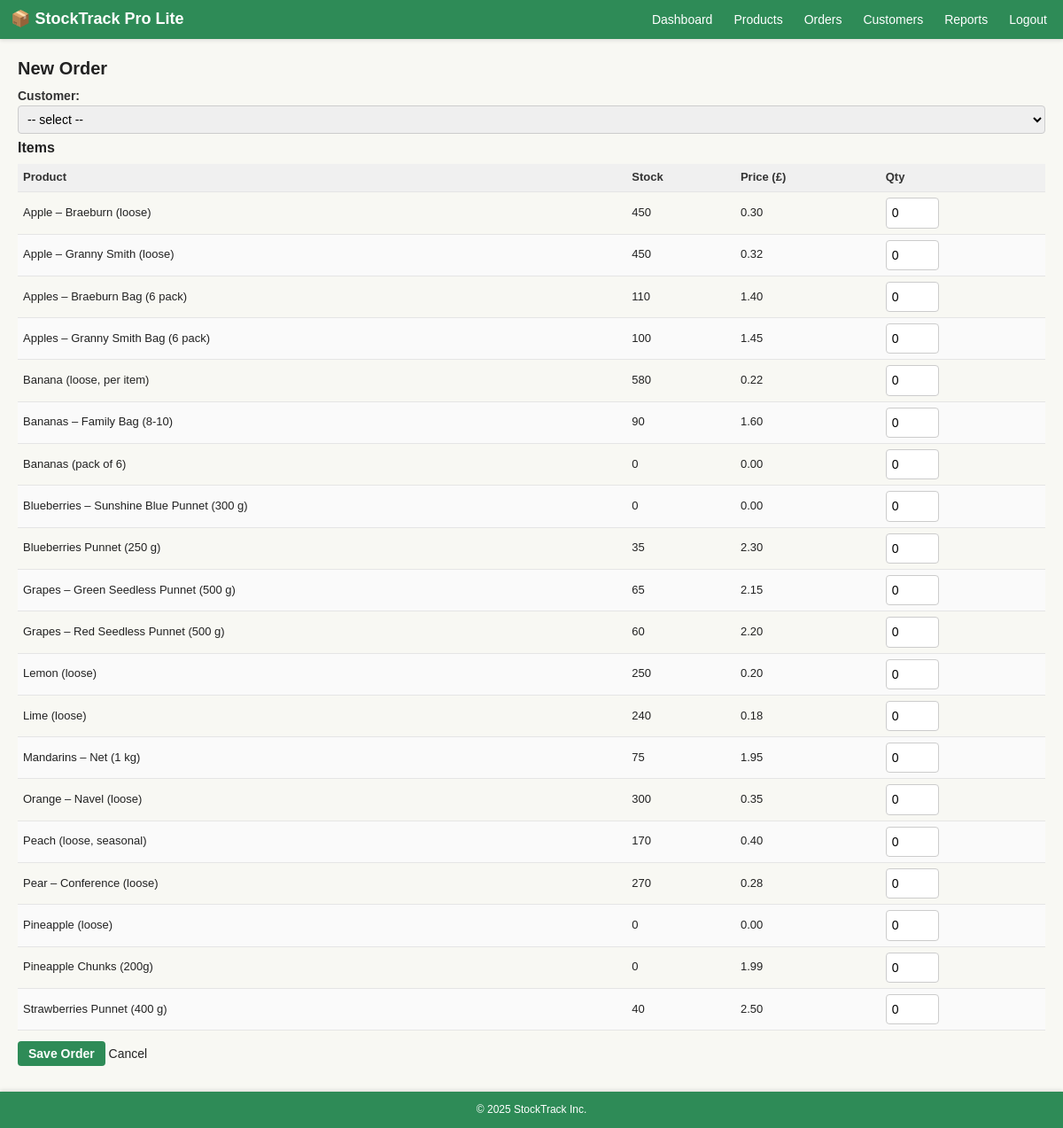
The page /StockTrackProLite/order_new.php (signed in) on the database as committed earlier.
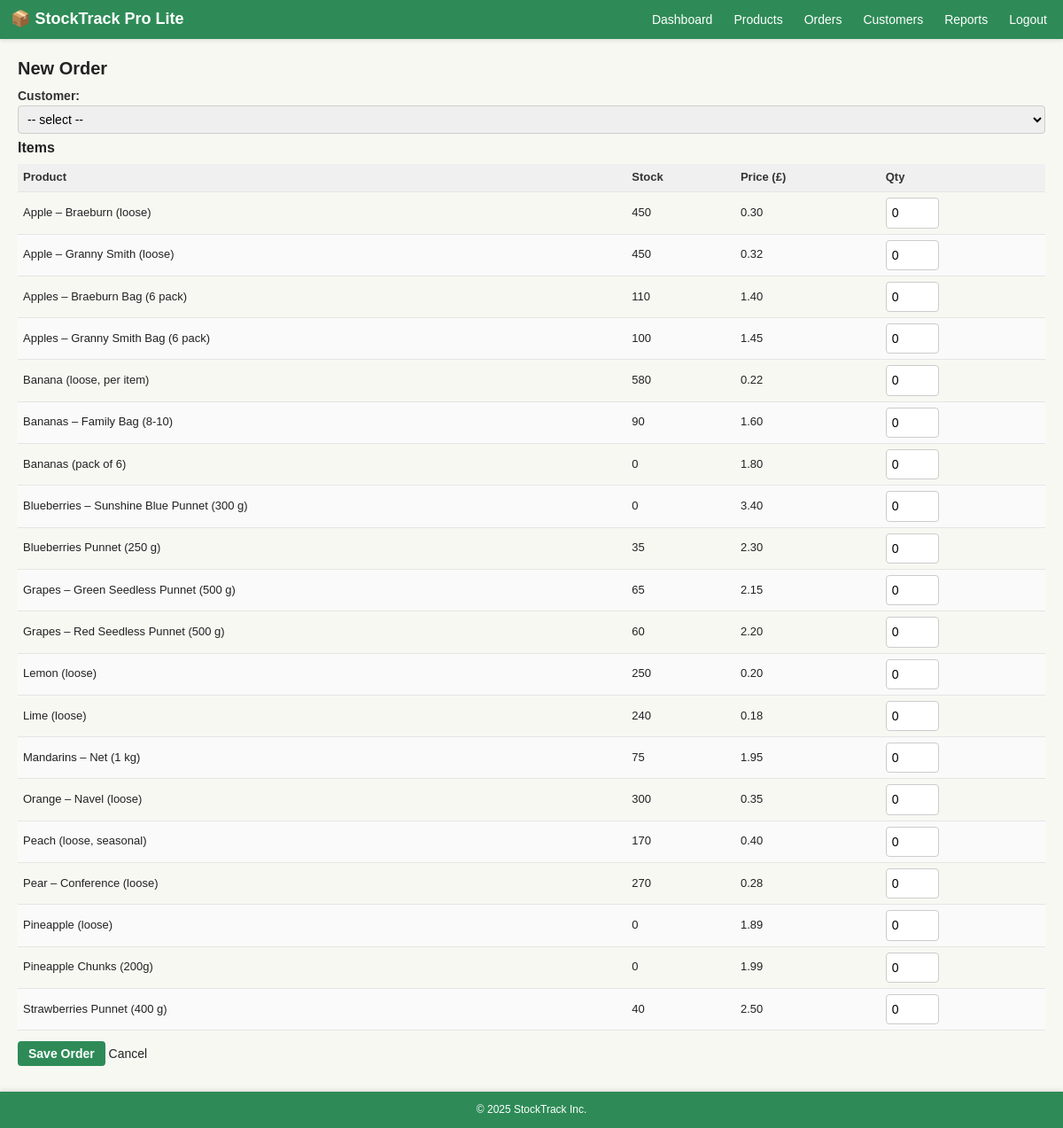
The same page on the database as committed later.
### tables this page shows
CREATE TABLE `products` (
  `id` int(11) NOT NULL,
  `sku` varchar(30) NOT NULL,
  `name` varchar(100) NOT NULL,
  `category_id` int(11) DEFAULT NULL,
  `price` decimal(10,2) NOT NULL,
  `stock` int(11) NOT NULL DEFAULT 0,
  `country_iso` char(2) NOT NULL,
  `class` enum('X','I','II') NOT NULL,
  `pack_uom` enum('each','g','varies') NOT NULL DEFAULT 'each',
  `default_pack_weight_g` int(11) DEFAULT NULL,
  `best_before_days` int(11) NOT NULL
);

### includes/database.php (called while the page is built, shortened)
<?php
class Database
{
    private static $pdo;
    private static $config;
    private static function config()
    {
        if (self::$config === null) {
            $base = require dirname(__DIR__) . '/config/database.php';
            self::$config = $base;
        }
        return self::$config;
    }
    public static function connection()
    {
        if (!self::$pdo) {
            $config = self::config();
            $dsn = sprintf(
                'mysql:host=%s;port=%s;dbname=%s;charset=%s',
                $config['host'],
                $config['port'],
                $config['database'],
                $config['charset']
            );
            $options = array(
                PDO::ATTR_ERRMODE => PDO::ERRMODE_EXCEPTION,
                PDO::ATTR_DEFAULT_FETCH_MODE => PDO::FETCH_ASSOC,
                PDO::ATTR_EMULATE_PREPARES => false
            );
            self::$pdo = new PDO($dsn, $config['username'], $config['password'], $options);
        }
        return self::$pdo;
    }
    public static function query($sql, $params = array())
    {
        $stmt = self::connection()->prepare($sql);
        $stmt->execute($params);
        return $stmt;
    }
}

### StockTrackProLite/order_new.php (the view, shortened to what this page needs)
<?php
require_once dirname(__DIR__) . '/includes/database.php';
include 'includes/header.php';
$products  = Database::query("SELECT id, name, price, stock FROM products ORDER BY name")->fetchAll();
?>
<h2>New Order</h2>
<form action="order_new.php" method="post">
    <label>Customer:
        <select name="customer_id" required>
            <option value="">-- select --</option>
        </select>
    </label>
    <h3>Items</h3>
    <table>
        <thead><tr><th>Product</th><th>Stock</th><th>Price (£)</th><th>Qty</th></tr></thead>
        <tbody>
        <?php foreach ($products as $p): ?>
            <tr>
                <td><?php echo htmlspecialchars($p['name']); ?></td>
                <td><?php echo $p['stock']; ?></td>
                <td><?php echo number_format($p['price'], 2); ?></td>
                <td>
                    <input type="number" name="item[<?php echo $p['id']; ?>]" value="0" min="0" style="width:60px">
                </td>
            </tr>
        <?php endforeach; ?>
        </tbody>
    </table>
    <p>
        <input type="submit" value="Save Order">
        <a href="orders.php">Cancel</a>
    </p>
</form>
<?php include 'includes/footer.php'; ?>

Rows that differ between the two databases and show on the page:
changed products "Bananas (pack of 6)": price "0.00" → "1.80"
changed products "Blueberries – Sunshine Blue Punnet (300 g)": price "0.00" → "3.40"
changed products "Pineapple (loose)": price "0.00" → "1.89"
